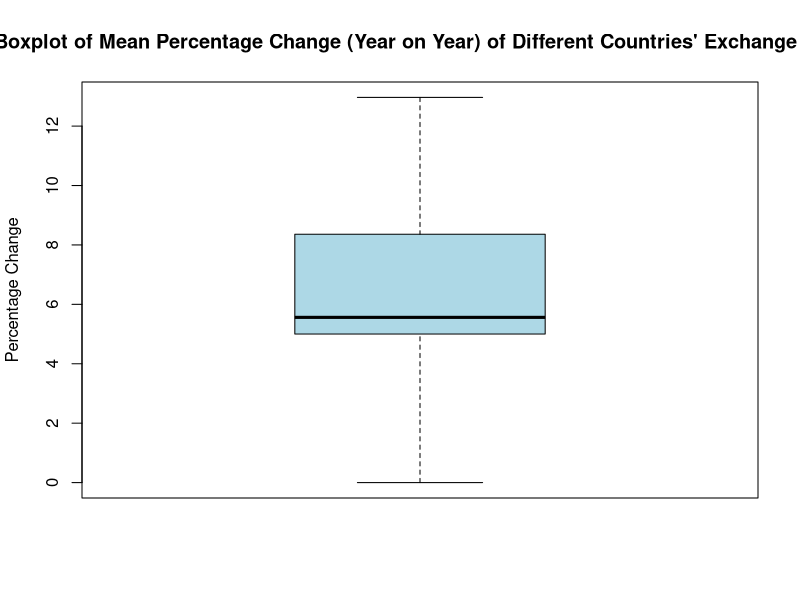

This chart was generated by the following R code:
library(readxl)
library(data.table)
library(dplyr)

ERdata <- read_excel("3.6 Exchange Rate Data.xlsx", sheet = "Sheet1", )
setDT(ERdata)
View(ERdata)
ERdata = ERdata[-(1:40)]

ERdata_omit <- na.omit(ERdata)
View(ERdata_omit)

ERnew = ERdata_omit[ , lapply(.SD, function(v) if(uniqueN(v, na.rm = TRUE) > 1) v)] #removing all constant data
View(ERnew)

for(var in colnames(ERnew)){
  print(var)
  print(sum((ERnew[[var]]==0)))
}

# Remove the following
# [1] "Curacao"
# [1] 11
# [1] "Cyprus"
# [1] 13
# [1] "Estonia"
# [1] 10
# [1] "Faroe Islands"
# [1] 4
# [1] "Guinea"
# [1] 1
# [1] "Greece"
# [1] 20
# [1] "Greenland"
# [1] 4
# [1] "Iraq"
# [1] 1
# [1] "Libya"
# [1] 1
# [1] "Lithuania"
# [1] 6
# [1] "Latvia"
# [1] 7
# [1] "Mauritania"
# [1] 1
# [1] "Peru"
# [1] 1
# [1] "Palau"
# [1] 5
# [1] "Papua New Guinea"
# [1] 1
# [1] "Somalia"
# [1] 12
# [1] "South Sudan"
# [1] 11
# [1] "Slovak Republic"
# [1] 12
# [1] "Slovenia"
# [1] 14
# [1] "Sint Maarten (Dutch part)"
# [1] 11
# [1] "Syrian Arab Republic"
# [1] 3
# [1] "Chad"
# [1] "Turkmenistan"
# [1] 19
# [1] "Tonga"
# [1] "Uzbekistan"
# [1] 12
# [1] "Venezuela, RB"
# [1] 3
# [1] "Virgin Islands (U.S.)"
# [1] 7
# [1] "Kosovo"
# [1] 2
# [1] "Zimbabwe"
# [1] 11

ERnew = ERnew[,-c("Curacao", "Cyprus", "Estonia", "Faroe Islands", "Guinea", "Greece", "Greenland", "Iraq", "Libya", "Lithuania", "Latvia", "Mauritania", "Peru", "Palau", "Papua New Guinea", "Somalia", "South Sudan", "Slovak Republic", "Slovenia", "Sint Maarten (Dutch part)", "Syrian Arab Republic", "Chad", "Turkmenistan", "Tonga", "Uzbekistan", "Venezuela, RB", "Virgin Islands (U.S.)", "Kosovo", "Zimbabwe")]
View(ERnew)

percentagechange = c()
for(i in 2:140){
  for(j in 2:21){
    change  = abs((ERnew[j,..i]-ERnew[j-1,..i])/ERnew[j-1,..i] * 100)
    percentagechange[j] = change
  }
  ERnew[,i] = percentagechange;

    percentagechange = c();
}

meanofeverycolumn = c()
for(i in 2:140){
  meanofeverycolumn[i] = mean(unlist(ERnew[2:21,..i]))
}

meanofeverycolumn

mean(unlist(ERnew[2:21,4]))

plot <- boxplot(meanofeverycolumn,
                main = "Boxplot of Mean Percentage Change (Year on Year) of Different Countries' Exchange Rate",
                ylab = "Percentage Change",
                col = "light blue",
                outline=FALSE) #outline = FALSE removes outliers
plot$stats
#Min % change            : 0.0000281%
#Lower quartile % change : 5.00%
#Median % change         : 5.56%
#Upper quartile % change : 8.36%
#Max % change            : 13.0%
